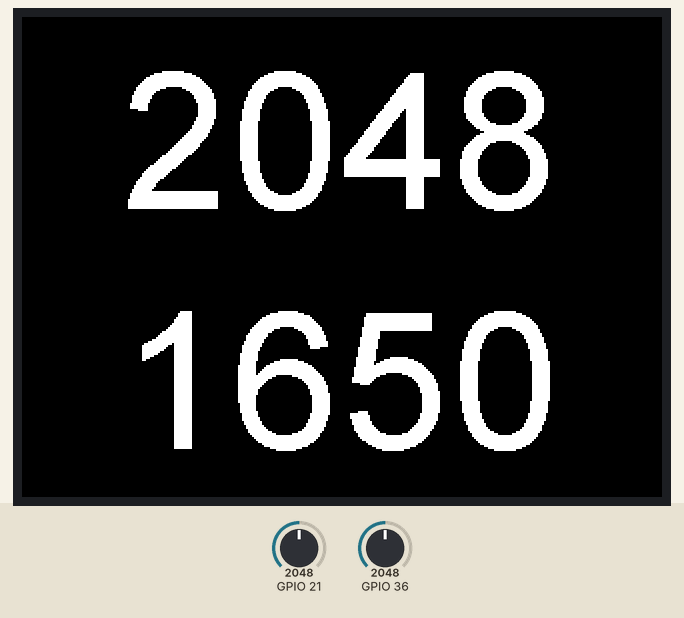
The sketch below on a simulated ESP32. Shown: 320×240 colour display. The inputs (shaded band) are chosen by the test bench; at power-on: GPIO 21 = 2048, GPIO 36 = 2048. The ROS host is connected and sends only what is stated.

Above: at 1.3 s.
1.4 s: GPIO 21 set to 2866
At 2.7 s:
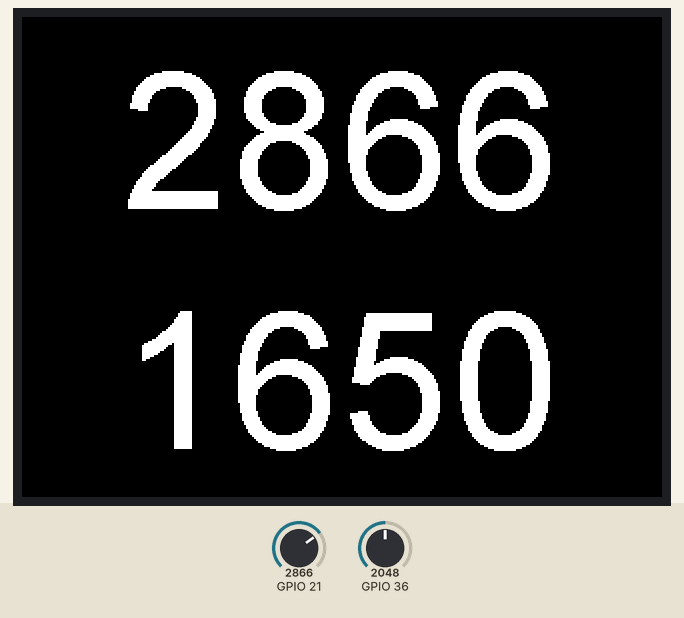
3.0 s: GPIO 36 set to 2866
At 3.6 s:
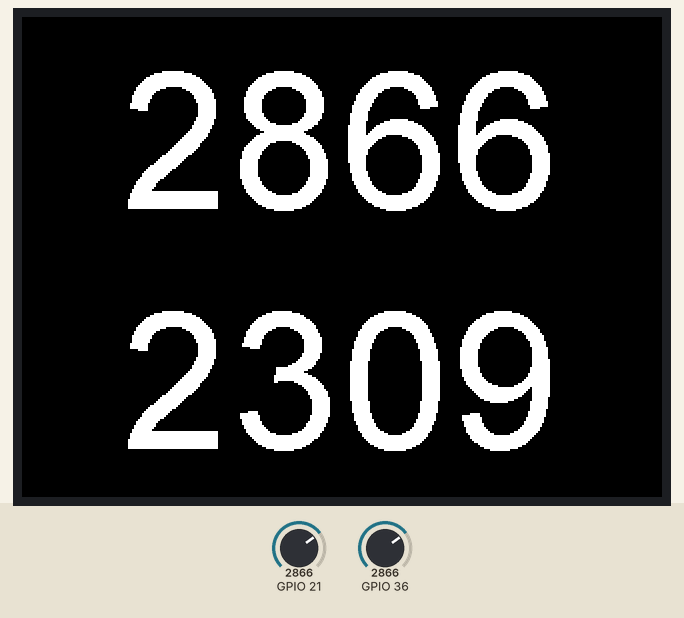
4.6 s: GPIO 21 set to 3603
At 5.7 s:
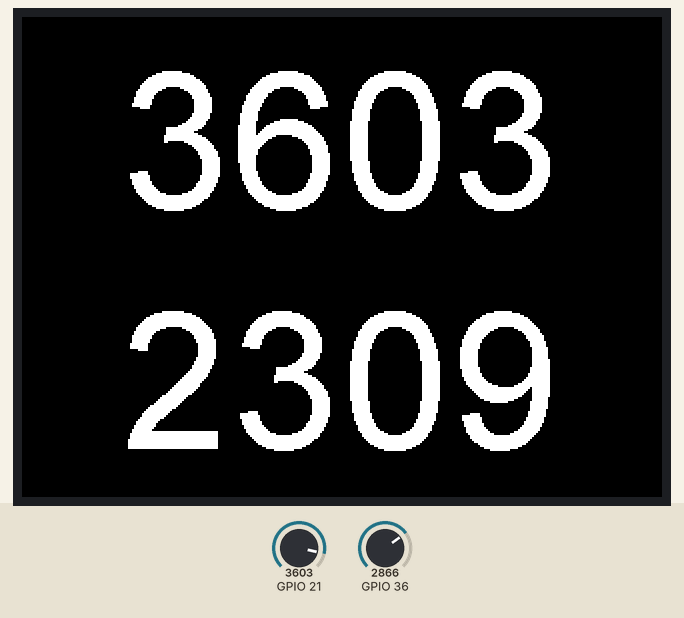
6.3 s: GPIO 36 set to 3603
At 7.6 s:
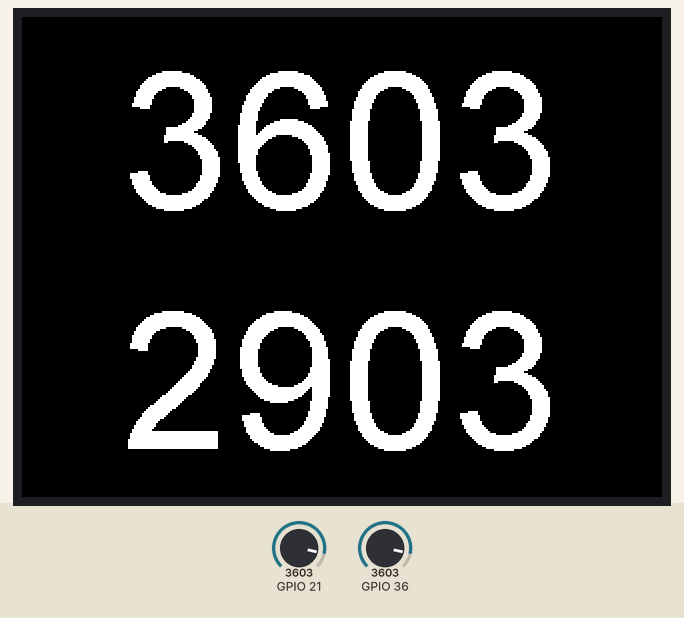
7.9 s: GPIO 21 set to 4095
At 8.8 s:
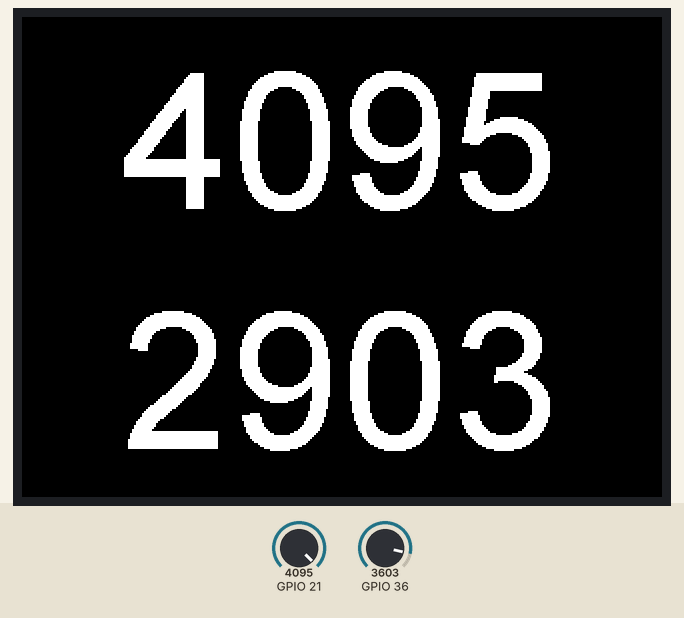
9.5 s: GPIO 36 set to 4095
At 10.9 s:
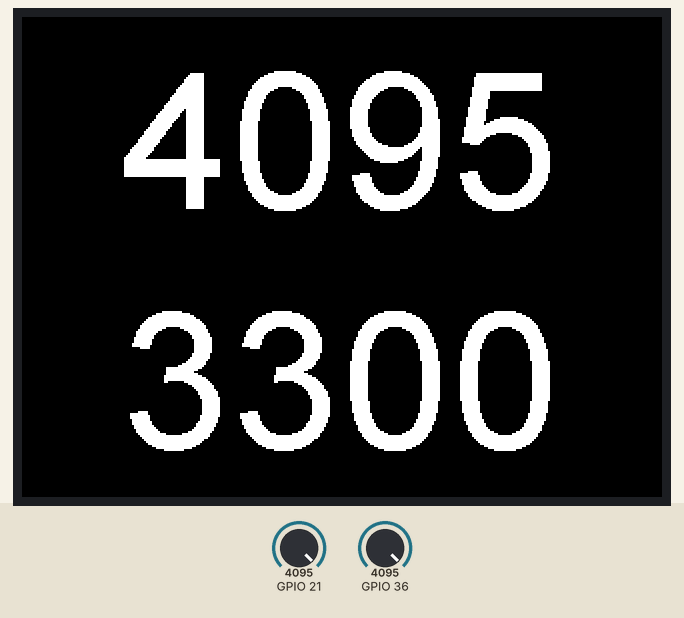
Timing chart, 0 to 12.1 s (numbered marks = the images above; inputs shaded):
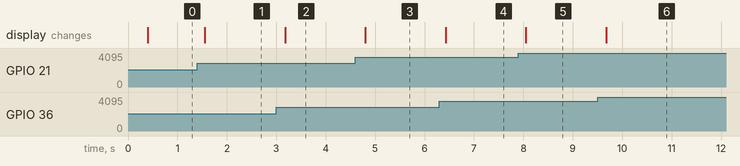

The sketch:

uros_fsr_publisher.ino
```cpp
// (licence header left out)
// Copyright (c) 2024 Takumi Asada

// Permission is hereby granted, free of charge, to any person obtaining a copy
// of this software and associated documentation files (the "Software"), to deal
// in the Software without restriction, including without limitation the rights
// to use, copy, modify, merge, publish, distribute, sublicense, and/or sell
// copies of the Software, and to permit persons to whom the Software is
// furnished to do so, subject to the following conditions:

// The above copyright notice and this permission notice shall be included in all
// copies or substantial portions of the Software.

// THE SOFTWARE IS PROVIDED "AS IS", WITHOUT WARRANTY OF ANY KIND, EXPRESS OR
// IMPLIED, INCLUDING BUT NOT LIMITED TO THE WARRANTIES OF MERCHANTABILITY,
// FITNESS FOR A PARTICULAR PURPOSE AND NONINFRINGEMENT. IN NO EVENT SHALL THE
// AUTHORS OR COPYRIGHT HOLDERS BE LIABLE FOR ANY CLAIM, DAMAGES OR OTHER
// LIABILITY, WHETHER IN AN ACTION OF CONTRACT, TORT OR OTHERWISE, ARISING FROM,
// OUT OF OR IN CONNECTION WITH THE SOFTWARE OR THE USE OR OTHER DEALINGS IN THE
// SOFTWARE.
//-----------------------------------------------------------------------------------

#include <micro_ros_arduino.h>

#include <M5Stack.h>
#include <stdio.h>
#include <rcl/rcl.h>
#include <rcl/error_handling.h>
#include <rclc/rclc.h>
#include <rclc/executor.h>

#include <std_msgs/msg/float32.h>

#include <rmw_microros/rmw_microros.h>

rcl_publisher_t publisher;
rcl_subscription_t subscriber;
std_msgs__msg__Float32 msg;
rclc_executor_t executor;
rclc_support_t support;
rcl_allocator_t allocator;
rcl_node_t node;
rcl_timer_t timer;
rcl_node_options_t node_ops; // Foxy
rcl_init_options_t init_options; // Humble
size_t domain_id = 89;

static unsigned long long prev_connect_test_time;
bool micro_ros_init_successful;

#define RCSOFTCHECK(fn) { rcl_ret_t temp_rc = fn; if((temp_rc != RCL_RET_OK)){}}
#define RCCHECK(fn) { rcl_ret_t temp_rc = fn; if((temp_rc != RCL_RET_OK)){return false;}}


void timer_callback(rcl_timer_t * timer, int64_t last_call_time)
{
  RCLC_UNUSED(last_call_time);
  if (timer != NULL) {
    float val1 = analogRead(21);
    float val2 = analogReadMilliVolts(36);
    M5.Lcd.fillScreen(BLACK);
    M5.Lcd.drawNumber(val1, 160,  60, 8);
    M5.Lcd.drawNumber(val2, 160, 180, 8);
    RCSOFTCHECK(rcl_publish(&publisher, &msg, NULL));
    msg.data = val1;
  }
}

bool create_entities(){
  allocator = rcl_get_default_allocator();

  /* Humble */
  // create init_options
  init_options = rcl_get_zero_initialized_init_options();
  RCCHECK(rcl_init_options_init(&init_options, allocator)); // <--- This was missing on ur side
  // Set ROS domain id
  RCCHECK(rcl_init_options_set_domain_id(&init_options, domain_id));
  // Setup support structure.
  RCCHECK(rclc_support_init_with_options(&support, 0, NULL, &init_options, &allocator));
  // create node
  RCCHECK(rclc_node_init_default(&node, "micro_ros_arduino_node", "", &support));

  // create publisher
  RCCHECK(rclc_publisher_init_default(
            &publisher,
            &node,
            ROSIDL_GET_MSG_TYPE_SUPPORT(std_msgs, msg, Float32),
            "/uros/fsr_data"));

  // create timer,
  const unsigned int timer_timeout = 100;
  RCCHECK(rclc_timer_init_default(
            &timer,
            &support,
            RCL_MS_TO_NS(timer_timeout),
            timer_callback));


  // create executor
  RCCHECK(rclc_executor_init(&executor, &support.context, 1, &allocator));
  RCCHECK(rclc_executor_add_timer(&executor, &timer));
  micro_ros_init_successful = true;
  return true;
}

void destroy_entities(){
    rcl_publisher_fini(&publisher, &node);
    rcl_subscription_fini(&subscriber, &node);
    rcl_node_fini(&node);
    rcl_timer_fini(&timer);
    rclc_executor_fini(&executor);
    rclc_support_fini(&support);
    micro_ros_init_successful = false;
}

void setup() {
  // TODO M5stack
  M5.begin();
  pinMode(36, INPUT);
  M5.Lcd.setTextSize(1);
  M5.Lcd.setTextDatum(4);
  M5.Lcd.print("micro ROS2 M5Stack START\n");

  set_microros_transports();
  micro_ros_init_successful = false;
}

void loop() {
    // check if the agent got disconnected at 20Hz
    // if(micros() - prev_connect_test_time > 200000)
    if(millis() - prev_connect_test_time >= 100)
    {
        // prev_connect_test_time = micros();
        prev_connect_test_time = millis();
        // check if the agent is connected
        // param[in] timeout_ms Timeout in ms (per attempt).
        // param[in] attempts Number of tries before considering the ping as failed.
        if(RMW_RET_OK == rmw_uros_ping_agent(50, 2))
        {
            // reconnect if agent got disconnected or haven't at all
            if (!micro_ros_init_successful)
            {
              create_entities();
            }
        }
        else if(micro_ros_init_successful)
        {
            // clean up micro-ROS components
            destroy_entities();
        }
    }

    if(micro_ros_init_successful)
    {
      rclc_executor_spin_some(&executor, RCL_MS_TO_NS(10));
    } else {
        // flash_leds();
    }
    delay(100);
}
```

Measured:
- after the input at 1.4 s, the display: changes after 0.15 s (image 1)
- after the input at 3.0 s, the display: changes after 0.18 s (image 2)
- after the input at 4.6 s, the display: changes after 0.20 s (image 3)
- after the input at 6.3 s, the display: changes after 0.13 s (image 4)
- after the input at 7.9 s, the display: changes after 0.15 s (image 5)
- after the input at 9.5 s, the display: changes after 0.18 s (image 6)
